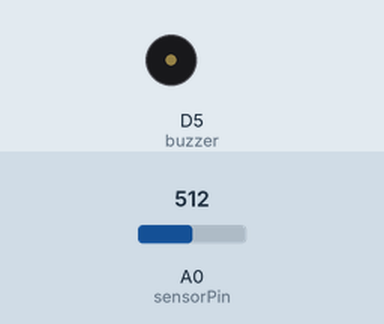
Simulated run of this sketch. Board: ESP8266 (NodeMCU). Parts: buzzer (waves = sounding, pin HIGH). Inputs (shaded band) come from the test bench; at power-on: A0 (sensorPin) = 512. WiFi joins after 1.5 s; servers stay silent unless stated.

Above: at 3.0 s.
3.1 s: A0 (sensorPin) set to 315
5.0 s: A0 (sensorPin) set to 287
At 5.95 s:
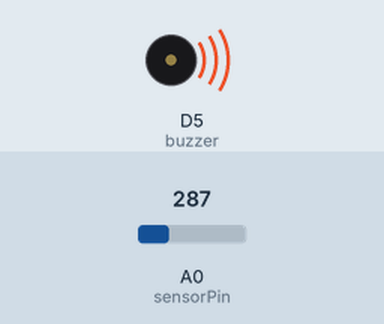
Timing chart, 0 to 10.0 s (numbered marks = the images above; inputs shaded):
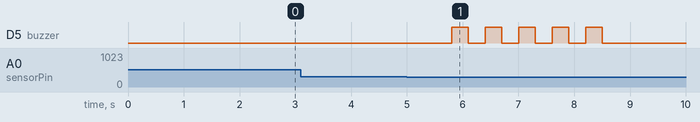

The sketch:

proje.ino
```cpp
#define BLYNK_PRINT Serial

// İlgili Kütüphaneler eklendi
#include <ESP8266WiFi.h>
#include <BlynkSimpleEsp8266.h>

// Projenize ait Auth Token. Uygulama içinden veya mail adresinizden erişebilirsiniz
char auth[] = "Auth Token";

//WiFi ağ adınız ve parolanız
char ssid[] = "Ağ Adınız";
char pass[] = "Ağ Parolanız";

int sensorPin = A0; // Sensör bağlantı pini
int sensorDeger;
int buzzer = D5; //GPIO 14
bool bildirim = true;

BlynkTimer timer;

//Sensörümüzün verdiği değerleri okuyup verileri uygulamamıza gönderiyoruz.
void sensorOku()
{
  sensorDeger = analogRead(sensorPin); // Sensör okunarak alınan veri sensorDeger değişkenine eşitleniyor.
  Blynk.virtualWrite(V1, sensorDeger); // sensorDeger verisi Blynk uygulamasında V1 pinine gönderiliyor.

  //Sensör verisi 300 ün altına düştüğünde ve bildirim değişkeni true oldugunda döngü çalışır.
  if (sensorDeger < 300 && bildirim) {
    Blynk.notify("DİKKAT! Yangın Alarmı Devrede! "); // Telefonumuza belirlediğimiz içerikte bildirim gönderiliyor.

    //for döngüsünde D5 pinine bağlı buzzerın 5 kere uyarı vermesini sağlıyoruz.
    for (int i = 0; i < 5; i++) {
      digitalWrite(buzzer, HIGH);
      delay(300);
      digitalWrite(buzzer, LOW);
      delay(300);
    }
    bildirim = false;
  }

  //Sensör verisi 700 ün üzerinde çıktığında döngü çalışır.
  if (sensorDeger > 700) {
    bildirim = true;
  }
}


void setup()
{
  Serial.begin(9600);
  Blynk.begin(auth, ssid, pass);
  Blynk.notify("Cihaz Açıldı"); // Başlangıçta Cihaz Açıldı bildirimi gönder.
  pinMode(buzzer, OUTPUT); // buzzer pinini ÇIKIŞ olarak ayarlıyoruz
  // Saniyede 1 defa sensorOku fonksiyonu çağırıyoruz
  timer.setInterval(1000L, sensorOku);
}

void loop()
{
  Blynk.run();
  timer.run();
}
```

Measured:
- the behaviour switches between 300 and 299 on A0 (sensorPin) (found by bisection; images 0 and 1)
- after the input at 3.1 s, every drawn part: stays the same
- after the input at 5.0 s, D5 (buzzer): alternates HIGH for 0.30 s and LOW for 0.30 s, 10 changes in all, then stays LOW, starting after 0.80 s
